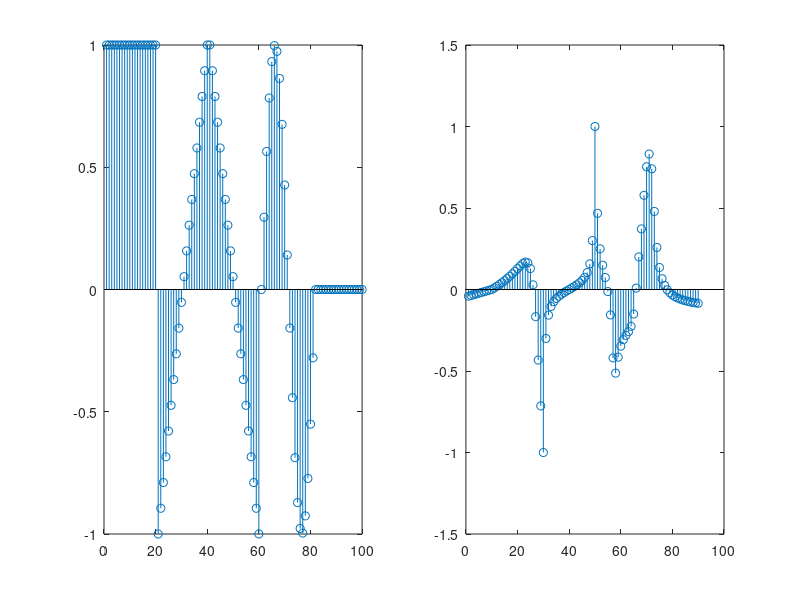

This chart was generated by the following MATLAB code:
figure(1)
t = [0:0.3:2 * pi];
x1 = sin(t);
x2 = linspace(-1, 1, 20);
x3 = linspace(1, -1, 20);
x4 = ones(1, 20);
x = [x4, x2, x3, x1, zeros(1, 19)];
x1 = [zeros(1, 10), x, zeros(1, 10)];
subplot(1, 2, 1)
stem(x);
h = x2;
h1 = h(20:-1:1);
[m, n] = size(x);
y = zeros(1, n - 20);

for i = 1:n
    sum = 0;
    sumx = 0;

    for j = i + 1:i + 20
        sumx = sumx + x1(1, j);
    end

    for j = i + 1:i + 20
        a = (x1(1, j) - sumx)^2;
        sum = sum + a;
    end

    sum1 = 0;
    sum2 = 0;

    for k = 1:20
        sum1 = sum1 + (h1(k))^2;
        sum2 = sum2 + (x1(i + k) * h1(k));
    end

    y(i) = sum2 / sqrt(sum * sum1);
end

subplot(1, 2, 2);
stem(y)
